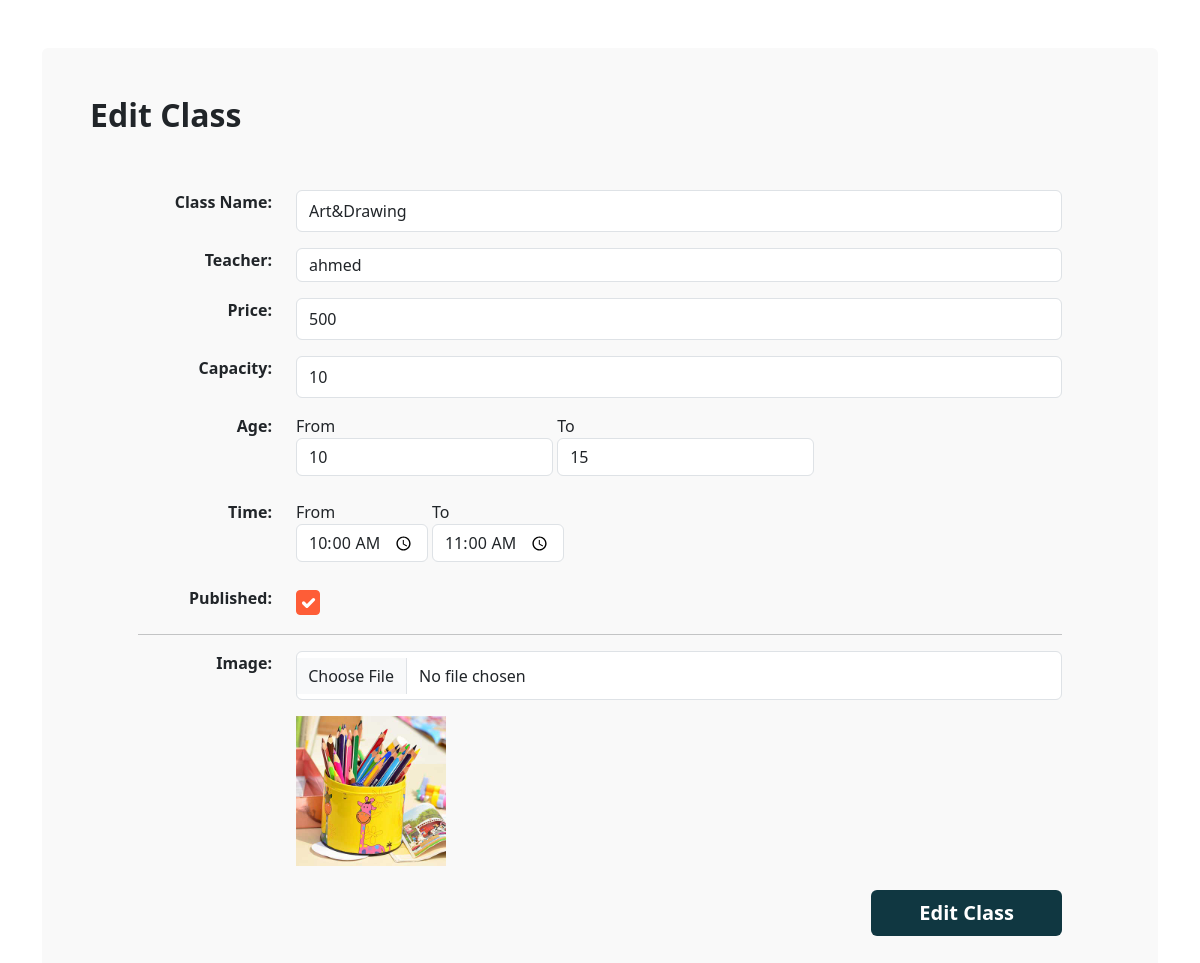
The app's page /admin/edit_class.php?id=1 (signed in) with its own data.
### tables this page shows
CREATE TABLE `classes` (
  `id` int(11) NOT NULL,
  `RegDate` timestamp NOT NULL DEFAULT current_timestamp(),
  `classname` varchar(50) NOT NULL,
  `price` float NOT NULL,
  `capacity` int(11) NOT NULL,
  `age1` int(11) NOT NULL,
  `age2` int(11) NOT NULL,
  `time1` time NOT NULL,
  `time2` time NOT NULL,
  `published` enum('Yes','No') NOT NULL,
  `image` varchar(50) NOT NULL,
  `teacher_id` int(11) NOT NULL
);

CREATE TABLE `teachers` (
  `id` int(11) NOT NULL,
  `RegDate` timestamp NOT NULL DEFAULT current_timestamp(),
  `fullname` varchar(50) NOT NULL,
  `jobtitle` varchar(50) NOT NULL,
  `published` enum('Yes','No') NOT NULL,
  `image` varchar(50) NOT NULL
);

### admin/edit_class.php (the view, shortened to what this page needs)
<?php
require_once "./includes/conn.php";
if (isset($_GET['id'])) {
  $sql = "SELECT * FROM `classes` WHERE id = ?";
  $stmt = $conn->prepare($sql);
  $id = $_GET['id'];
  $stmt->execute([$id]);
  $class = $stmt->fetch();
} else {
  header('Location: classes.php');
  die();
}
try{
$sqlteac = "SELECT * FROM `teachers`";
$stmtteac = $conn->prepare($sqlteac);
$stmtteac->execute();
$teachers = $stmtteac->fetchAll();
}catch(PDOException $e){
  $error =  "Connection failed: " . $e->getMessage();
}
?>
<!DOCTYPE html>
<html lang="en">
  <head>
    <link rel="stylesheet" href="css/main.min.css" />
    <link rel="stylesheet" href="css/styles.css" />
  </head>
  <body>
    <main>
      <div class="container my-5">
        <div class="bg-light p-5 rounded">
          <h2 class="fw-bold fs-2 mb-5 pb-2">Edit Class</h2>
          <form action="" method="POST" class="px-md-5" enctype="multipart/form-data">
            <div class="form-group mb-3 row">
              <label for="" class="form-label col-md-2 fw-bold text-md-end"
                >Class Name:</label
              >
              <div class="col-md-10">
                <input
                  type="text"
                  placeholder="e.g. Art & Design"
                  class="form-control py-2"
                  name="classname"
                  value="<?php echo $class['classname'] ?>"
                />
              </div>
            </div>
            <div class="form-group mb-3 row">
              <label for="" class="form-label col-md-2 fw-bold text-md-end"
                >Teacher:</label
              >
              <div class="col-md-10">
                <select name="teacher_id" id="" class="form-control py-1">
                  <?php foreach($teachers as $teacher){
                    ?>
                  <option value="<?php echo $teacher['id'] ?>"  <?php echo ($teacher["id"] == $class['teacher_id']) ? "selected" : ""; ?>  ><?php echo $teacher['fullname'] ?></option>
                  <?php } ?>
                </select>
              </div>
            </div>
            <div class="form-group mb-3 row">
              <label for="" class="form-label col-md-2 fw-bold text-md-end"
                >Price:</label
              >
              <div class="col-md-10">
                <input
                  type="number"
                  step="0.1"
                  placeholder="Enter price"
                  class="form-control py-2"
                  name="price"
                  value="<?php echo $class['price'] ?>"
                />
              </div>
            </div>
            <div class="form-group mb-3 row">
              <label for="" class="form-label col-md-2 fw-bold text-md-end"
                >Capacity:</label
              >
              <div class="col-md-10">
                <input
                  type="number"
                  step="1"
                  placeholder="Enter catpacity"
                  class="form-control py-2"
                  name="capacity"
                  value="<?php echo $class['capacity'] ?>"
                />
              </div>
            </div>
            <div class="form-group mb-3 row">
              <label for="" class="form-label col-md-2 fw-bold text-md-end"
                >Age:</label
              >
              <div class="col-md-10">
                <label for="" class="form-label">From <input name="age1" type="number" class="form-control" value="<?php echo $class['age1'] ?>"></label>
                <label for="" class="form-label">To <input name="age2" type="number" class="form-control" value="<?php echo $class['age2'] ?>"></label>
              </div>
            </div>
            <div class="form-group mb-3 row">
              <label for="" class="form-label col-md-2 fw-bold text-md-end"
                >Time:</label
              >
              <div class="col-md-10">
                <label for="" class="form-label">From <input name="time1" type="time" class="form-control"value="<?php echo $class['time1'] ?>" ></label>
                <label for="" class="form-label">To <input name="time2" type="time" class="form-control"value="<?php echo $class['time2'] ?>" ></label>
              </div>
            </div>
            <div class="form-group mb-3 row">
              <label for="" class="form-label col-md-2 fw-bold text-md-end"
                >Published:</label
              >
              <div class="col-md-10">
                <input
                  name="published"
                  type="checkbox"
                  class="form-check-input"
                  style="padding: 0.7rem;"
                  <?php echo($class['published'] === 'Yes' ? 'checked':'')?>
                />
              </div>
            </div>
            <hr>
            <div class="form-group mb-3 row">
              <label for="image" class="form-label col-md-2 fw-bold text-md-end"
                >Image:</label
              >
              <div class="col-md-10">
                <input
                  id="image"
                  name="image"
                  type="file"
                  class="form-control"
                  style="padding: 0.7rem;"
                  accept="image/*"
                />
              </div>
            </div>
            <div class="row justify-content-end">
              <div class="col-md-10">
                <img
                  src="../img/<?php echo $class['image'] ?>"
                  alt="class-image"
                  style="max-width: 150px"
                />
              </div>
            </div>
            <div class="text-md-end">
            <button
              class="btn mt-4 btn-secondary text-white fs-5 fw-bold border-0 py-2 px-md-5"
            >
              Edit Class
            </button>
          </div>
          </form>
        </div>
      </div>
    </main>
  </body>
</html>

### records on screen
classes: classname "Art&Drawing", teacher_id "ahmed", price "500", capacity "10", age1 "10", age2 "15", published "☑", image (picture)
